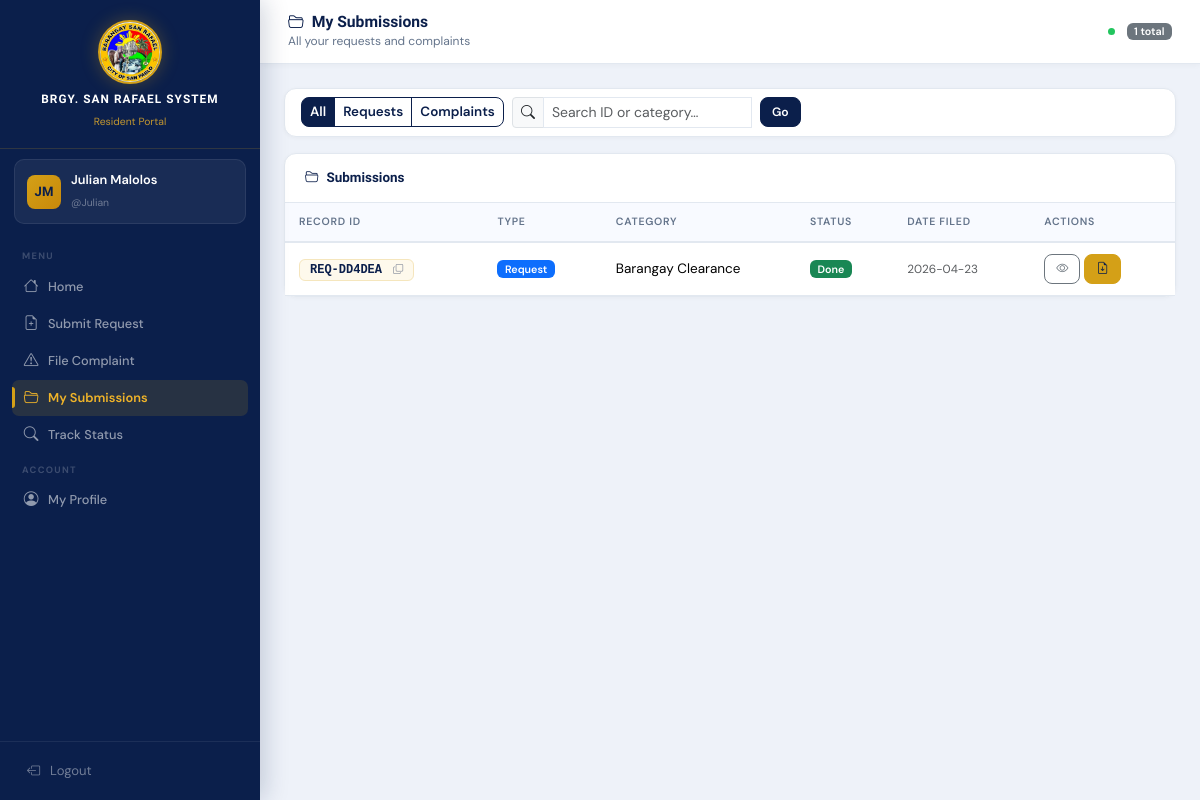
The page /resident/my_submissions.php (signed in) on the database as committed earlier.
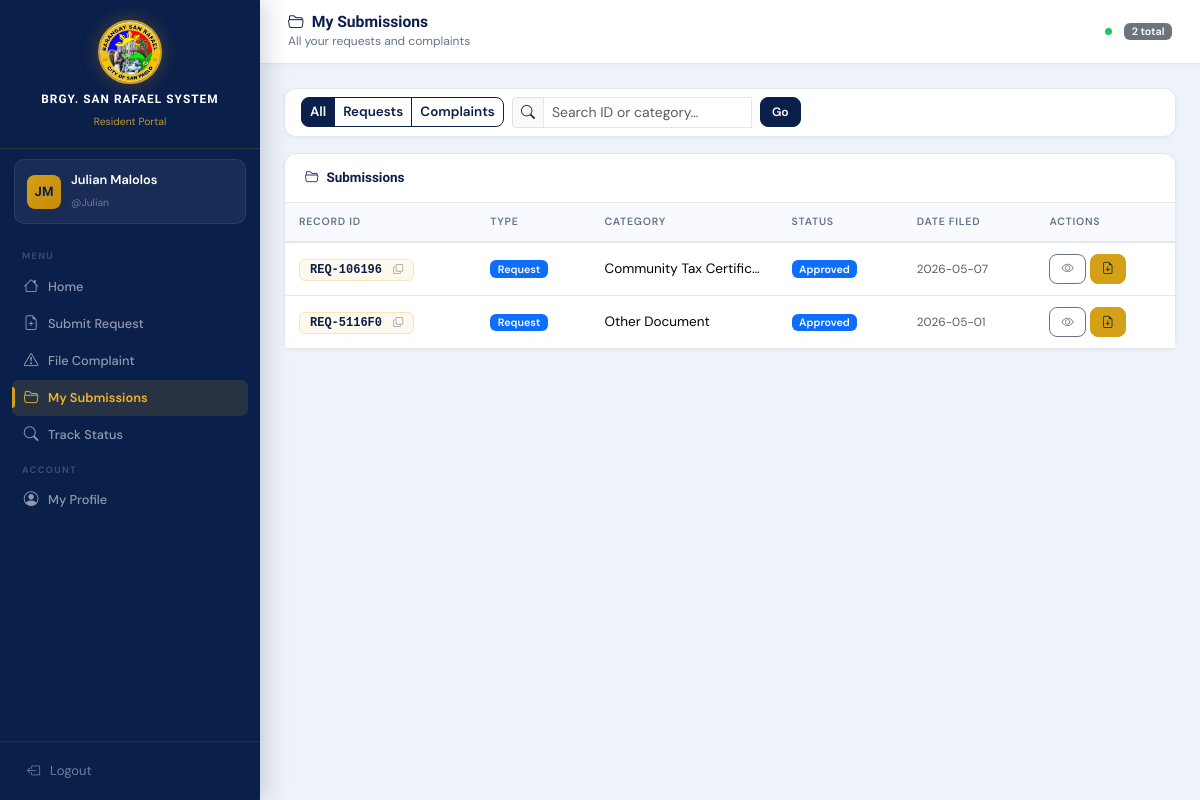
The same page on the database as committed later.
### tables this page shows
CREATE TABLE `resident_accounts` (
  `id` int(11) NOT NULL AUTO_INCREMENT,
  `username` varchar(50) NOT NULL,
  `password` varchar(100) NOT NULL,
  `full_name` varchar(100) NOT NULL,
  `address` varchar(200) NOT NULL,
  `contact` varchar(20) NOT NULL,
  `resident_id` varchar(10) DEFAULT NULL,
  `created_at` datetime DEFAULT current_timestamp(),
  PRIMARY KEY (`id`),
  UNIQUE KEY `username` (`username`),
  UNIQUE KEY `resident_id` (`resident_id`),
  CONSTRAINT `resident_accounts_ibfk_1` FOREIGN KEY (`resident_id`) REFERENCES `residents` (`resident_id`)
);

CREATE TABLE `records` (
  `record_id` varchar(20) NOT NULL,
  `record_type` enum('request','complaint') NOT NULL,
  `resident_id` varchar(10) NOT NULL,
  `category` varchar(100) NOT NULL,
  `details` text DEFAULT NULL,
  `status` enum('Pending','Approved','Done') DEFAULT 'Pending',
  `date_submitted` datetime DEFAULT current_timestamp(),
  `is_deleted` tinyint(1) DEFAULT 0,
  `deleted_at` datetime DEFAULT NULL,
  `deleted_by` varchar(100) DEFAULT NULL,
  `delete_reason` varchar(255) DEFAULT NULL,
  PRIMARY KEY (`record_id`),
  KEY `resident_id` (`resident_id`),
  CONSTRAINT `records_ibfk_1` FOREIGN KEY (`resident_id`) REFERENCES `residents` (`resident_id`)
);

### includes/config.php (called while the page is built, shortened)
<?php
function db(): mysqli {
    static $c=null;
    if (!$c) {
        $c=new mysqli(DB_HOST,DB_USER,DB_PASS,DB_NAME);
        $c->set_charset('utf8mb4');
    }
    return $c;
}
function db_fetch_all(string $sql,array $p=[]): array {
    $s=db()->prepare($sql);
    if ($p) $s->bind_param(str_repeat('s',count($p)),...$p);
    $s->execute(); $r=$s->get_result(); $rows=[];
    while ($row=$r->fetch_assoc()) $rows[]=$row;
    return $rows;
}
function db_fetch_one(string $sql,array $p=[]): ?array { $r=db_fetch_all($sql,$p); return $r[0]??null; }
function is_resident(): bool { return session_name()==='BRGY_RESIDENT' && isset($_SESSION['resident_account_id']); }
function current_resident(): ?array { if (!is_resident()) return null; return db_fetch_one('SELECT * FROM resident_accounts WHERE id=?',[$_SESSION['resident_account_id']]); }
function e(string $s): string { return htmlspecialchars($s,ENT_QUOTES,'UTF-8'); }
function paginate(array $items,int $per,int $page): array {
    $total=count($items); $pages=max(1,(int)ceil($total/$per));
    $page=max(1,min($page,$pages));
    return ['items'=>array_slice($items,($page-1)*$per,$per),'total'=>$total,'pages'=>$pages,'current'=>$page];
}

### resident/my_submissions.php (the view, shortened to what this page needs)
<?php
require_once __DIR__.'/../includes/config.php';
$acc=current_resident();
$filter=$_GET['filter']??'all'; $search=trim($_GET['q']??''); $page=max(1,(int)($_GET['page']??1));
$sql='SELECT * FROM records WHERE resident_id=? AND (is_deleted IS NULL OR is_deleted=0)';
$params=[$acc['resident_id']??''];
$sql.=' ORDER BY date_submitted DESC';
$all=db_fetch_all($sql,$params);
$pg=paginate($all,PER_PAGE,$page);
include __DIR__.'/../includes/header.php';
include __DIR__.'/../includes/resident_sidebar.php';
?>
<div class="main-content">
  <div class="topbar">
    <div><h5><i class="bi bi-folder2-open me-2"></i>My Submissions</h5><small>All your requests and complaints</small></div>
    <div class="d-flex align-items-center gap-2">
      <span class="rt-dot" title="Real-time updates active"></span>
      <span class="badge bg-secondary"><?= $pg['total'] ?> total</span>
    </div>
  </div>
  <div class="p-4">
    <div class="card mb-3"><div class="card-body py-2">
      <form method="get" class="d-flex flex-wrap gap-2 align-items-center">
        <div class="btn-group btn-group-sm">
          <?php foreach(['all'=>'All','request'=>'Requests','complaint'=>'Complaints'] as $v=>$l): ?>
          <a href="?filter=<?= $v ?>&q=<?= urlencode($search) ?>" class="btn <?= $filter===$v?'btn-primary':'btn-outline-primary' ?>"><?= $l ?></a>
          <?php endforeach; ?>
        </div>
        <div class="input-group input-group-sm" style="max-width:240px;">
          <span class="input-group-text"><i class="bi bi-search"></i></span>
          <input type="text" name="q" class="form-control" placeholder="Search ID or category…" value="<?= e($search) ?>" id="subSearchInput">
        </div>
        <button type="submit" class="btn btn-primary btn-sm">Go</button>
      </form>
    </div></div>
    <?php if(empty($pg['items'])): ?>
    <div class="card"><div class="card-body text-center py-5 text-muted">
      <i class="bi bi-inbox fs-2 d-block mb-2"></i>No submissions yet.
      <a href="/BarangayProject/resident/submit_request.php">Submit a request</a> or <a href="/BarangayProject/resident/file_complaint.php">file a complaint</a>.
    </div></div>
    <?php else: ?>
    <div class="card">
      <div class="card-header">
        <span><i class="bi bi-folder2-open me-2"></i>Submissions</span>
      </div>
      <div class="card-body p-0">
        <div class="table-responsive">
          <table class="table table-hover mb-0" id="subTable">
            <thead><tr><th>Record ID</th><th>Type</th><th>Category</th><th>Status</th><th>Date Filed</th><th>Actions</th></tr></thead>
            <tbody>
              <?php foreach($pg['items'] as $r): ?>
              <tr data-record-id="<?= e($r['record_id']) ?>">
                <td>
                  <span class="record-id-chip" style="cursor:pointer;" onclick="copyId('<?= e($r['record_id']) ?>')" title="Click to copy">
                    <?= e($r['record_id']) ?> <i class="bi bi-copy ms-1" style="font-size:.62rem;opacity:.5;"></i>
                  </span>
                </td>
                <td><?= $r['record_type']==='request'?"<span class='badge bg-primary'>Request</span>":"<span class='badge bg-danger'>Complaint</span>" ?></td>
                <td style="max-width:140px;overflow:hidden;text-overflow:ellipsis;white-space:nowrap;"><?= e($r['category']) ?></td>
                <td><span class="badge bg-<?= ['Pending'=>'warning','Approved'=>'primary','Done'=>'success','Rejected'=>'danger'][$r['status']]??'secondary' ?> rt-status-badge"><?= e($r['status']) ?></span></td>
                <td><small class="text-muted"><?= substr($r['date_submitted'],0,10) ?></small></td>
                <td>
                  <div class="d-flex gap-1">
                    <button class="btn btn-sm btn-outline-secondary"
                      data-bs-toggle="modal" data-bs-target="#detailModal"
                      data-rid="<?= e($r['record_id']) ?>" data-type="<?= e($r['record_type']) ?>"
                      data-cat="<?= e($r['category']) ?>" data-details="<?= e($r['details']??'—') ?>"
                      data-status="<?= e($r['status']) ?>" data-date="<?= substr($r['date_submitted'],0,16) ?>">
                      <i class="bi bi-eye"></i>
                    </button>
                    <a href="/BarangayProject/resident/view_copy.php?id=<?= urlencode($r['record_id']) ?>" target="_blank" class="btn btn-sm btn-gold" title="Download / Print Copy">
                      <i class="bi bi-file-earmark-arrow-down"></i>
                    </a>
                  </div>
                </td>
              </tr>
              <?php endforeach; ?>
            </tbody>
          </table>
        </div>
      </div>
    </div>
    <?php endif; ?>
  </div>
</div>
<?php include __DIR__.'/../includes/footer.php'; ?>

### includes/header.php (shortened to what this page needs)
<!DOCTYPE html>
<html lang="en">
<head>
  <link href="https://cdn.jsdelivr.net/npm/bootstrap@5.3.3/dist/css/bootstrap.min.css" rel="stylesheet">
  <link href="https://cdn.jsdelivr.net/npm/bootstrap-icons@1.11.3/font/bootstrap-icons.min.css" rel="stylesheet">
</head>
<body>

### includes/resident_sidebar.php (shortened to what this page needs)
<?php
$racc=current_resident();
$current=basename($_SERVER['PHP_SELF']);
function res_nav(string $file,string $icon,string $label,string $cur):string{
    $a=$cur===$file?'active':'';
    return "<a href='/BarangayProject/resident/{$file}' class='nav-link {$a}'><i class='bi bi-{$icon}'></i><span>{$label}</span></a>";
}
$init=implode('',array_map(fn($w)=>strtoupper($w[0]),array_slice(explode(' ',$racc['full_name']??'R'),0,2)));
?>
<div class="sidebar" id="residentSidebar">
  <div class="sidebar-brand">
    <img src="/BarangayProject/Logo.jpg" alt="Logo" class="brand-logo">
    <h6><?= APP_NAME ?></h6><small>Resident Portal</small>
  </div>
  <div class="sidebar-user">
    <div class="avatar"><?= e($init) ?></div>
    <div class="user-info"><span><?= e($racc['full_name']??'') ?></span><small>@<?= e($racc['username']??'') ?></small></div>
  </div>
  <nav class="sidebar-nav">
    <div class="nav-section">Menu</div>
    <?= res_nav('home.php','house','Home',$current) ?>
    <?= res_nav('submit_request.php','file-earmark-plus','Submit Request',$current) ?>
    <?= res_nav('file_complaint.php','exclamation-triangle','File Complaint',$current) ?>
    <?= res_nav('my_submissions.php','folder2-open','My Submissions',$current) ?>
    <?= res_nav('track_status.php','search','Track Status',$current) ?>
    <div class="nav-section">Account</div>
    <?= res_nav('profile.php','person-circle','My Profile',$current) ?>
  </nav>
  <div class="sidebar-footer">
    <button type="button" class="btn-logout" onclick="showLogoutModal('residentLogoutModal')">
      <i class="bi bi-box-arrow-left"></i> Logout
    </button>
  </div>
</div>

### includes/footer.php (shortened to what this page needs)
<div class="toast-container position-fixed bottom-0 end-0 p-3" style="z-index:9000;">
</div>
<div class="toast-container position-fixed bottom-0 end-0 p-3" style="z-index:8999;">
</div>
</body></html>

Rows that differ between the two databases and show on the page:
removed records: record_id "REQ-DD4DEA", record_type "Request", category "Barangay Clearance", status "Done", date_submitted "2026-04-23"
changed resident_accounts "JM": id "1" → (not shown)
added records: record_id "REQ-106196", record_type "Request", category "Community Tax Certific…", status "Approved", date_submitted "2026-05-07"
added records: record_id "REQ-5116F0", record_type "Request", category "Other Document", status "Approved", date_submitted "2026-05-01"
Other text that changed with them:
$pg['total']: (not shown) → "2"
